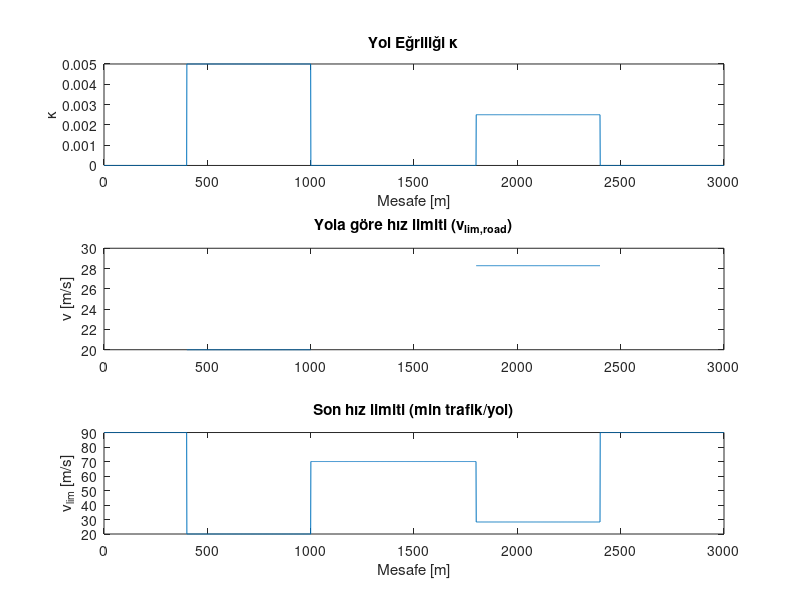

Write the MATLAB code that produced this figure.
% 1. Parametrelerin Tanımlanması
s = 0:1:3000;  % yol boyunca konumlar
ay_comfort = 2;  % konforlu yanal ivme
ax_comfort = 1.5;  % konforlu yavaşlama (örnek değer)

% Eğrilik bilgisi
kappa = zeros(size(s));
kappa(s > 400 & s <= 1000) = 0.005;
kappa(s > 1800 & s <= 2400) = 0.0025;

% Trafik hız limiti
vlim_traffic = zeros(size(s));
vlim_traffic(s <= 400) = 90;
vlim_traffic(s > 400 & s <= 1000) = 50;
vlim_traffic(s > 1000 & s <= 1800) = 70;
vlim_traffic(s > 1800 & s <= 2400) = 50;
vlim_traffic(s > 2400) = 90;

% 2.Yol eğriliğine göre hız limiti
vlim_road = zeros(size(s));
for i = 1:length(s)
    if kappa(i) ~= 0
        vlim_road(i) = sqrt(ay_comfort / kappa(i));
    else
        vlim_road(i) = inf;  % eğrilik yoksa sınırsız
    end
end

% 3. Gerçek hız limiti (min alınır)
vlim = min(vlim_road, vlim_traffic);

% 4. Yavaşlamaya Başlama Mesafesi (dtrig)
v_curr = 25;  % mevcut hız [m/s]
v_target = 13.8;  % yeni hız limiti [m/s]

d_trig = (v_curr^2 - v_target^2) / (2 * ax_comfort);
fprintf('Yavaşlamaya başlanacak mesafe: %.2f metre\n', d_trig);

% 5. Grafik Çizdir (Hız Limitleri ve Eğrilik)
figure;

subplot(3,1,1)
plot(s, kappa); title('Yol Eğriliği κ'); xlabel('Mesafe [m]'); ylabel('\kappa');

subplot(3,1,2)
plot(s, vlim_road); title('Yola göre hız limiti (v_{lim,road})'); ylabel('v [m/s]');

subplot(3,1,3)
plot(s, vlim); title('Son hız limiti (min trafik/yol)'); ylabel('v_{lim} [m/s]'); xlabel('Mesafe [m]');
